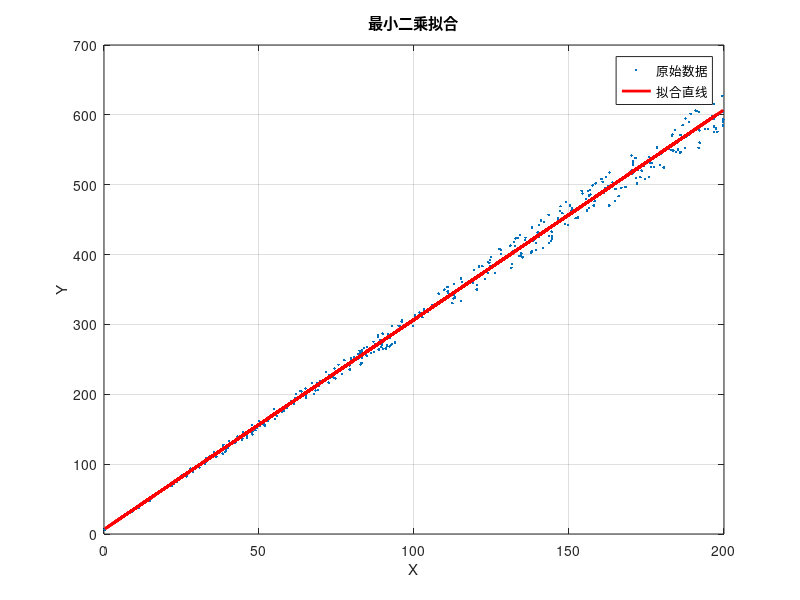

Here is the MATLAB script that generated this plot:
%{
姓名：苗鑫雨
学号：202004060518
班级：车辆2004
日期：2023.03.07
解决问题：最小二乘拟合 线性回归
%}
clc,clear;
% 生成600个在0-200范围内的随机数
x = rand(1, 600)*200;

% 计算满足y=3*x+6的y值
y = 3*x + 6;

% 计算需要添加噪声的数据个数
num_noise_points = round(0.6 * length(x));

% 随机选择需要添加噪声的数据索引，并添加-5%-5%的噪声
noise_index = randperm(length(x), num_noise_points);
y(noise_index) = y(noise_index) + (0.1 * rand(1, num_noise_points) - 0.05).*y(noise_index);

% 将数据分为前60%和后40%
train_x = x(1:num_noise_points);%前60%的样本点用于进行拟合
train_y = y(1:num_noise_points);%前60%的样本点用于进行拟合
test_x = x(num_noise_points+1:end);%后40%样本点用于进行误差计算
test_y = y(num_noise_points+1:end);%后40%样本点用于进行误差计算

% 最小二乘拟合
train_ones = ones(length(train_x), 1);%创建一维数组，其中元素都为1
train_A = [train_x', train_ones];%按列连接成矩阵train_A
train_coefficients = (train_A'*train_A)\train_A'*train_y';%求解正规方程得到最小二乘解
train_m = train_coefficients(1);%获取特征向量m的值
train_b = train_coefficients(2);%获取特征向量中截距b的值

% 计算误差
test_y_pred = test_x*train_m + train_b;%计算预测值
test_error = sqrt(mean((test_y-test_y_pred).^2));%计算均方根误差

% 输出结果和绘图
fprintf('实际直线方程: y = 3*x + 6\n');%输出实际直线方程
fprintf('拟合直线方程: y = %fx + %f\n', train_m, train_b);%输出拟合直线方程
fprintf('测试误差: %f\n', test_error);%输出测试误差
plot(x, y, '.', 'MarkerSize', 6);%绘制出散点图
hold on;
plot(test_x, test_y_pred, 'r-', 'LineWidth', 2);%绘制拟合曲线图
title('最小二乘拟合');
xlabel('X');
ylabel('Y');
legend('原始数据', '拟合直线');
grid on;
